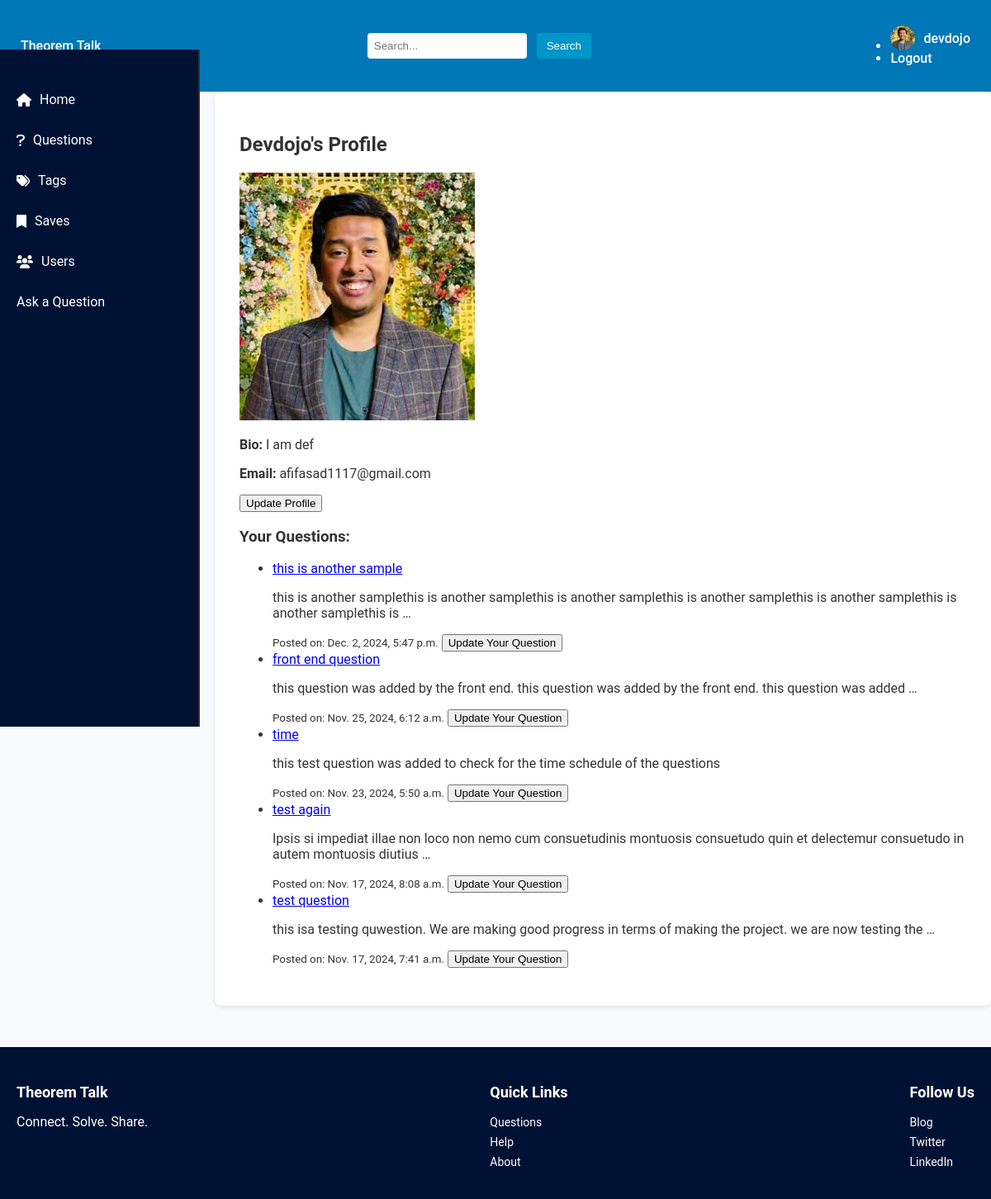
/profile/ (signed in), run on an earlier commit of the app's database.
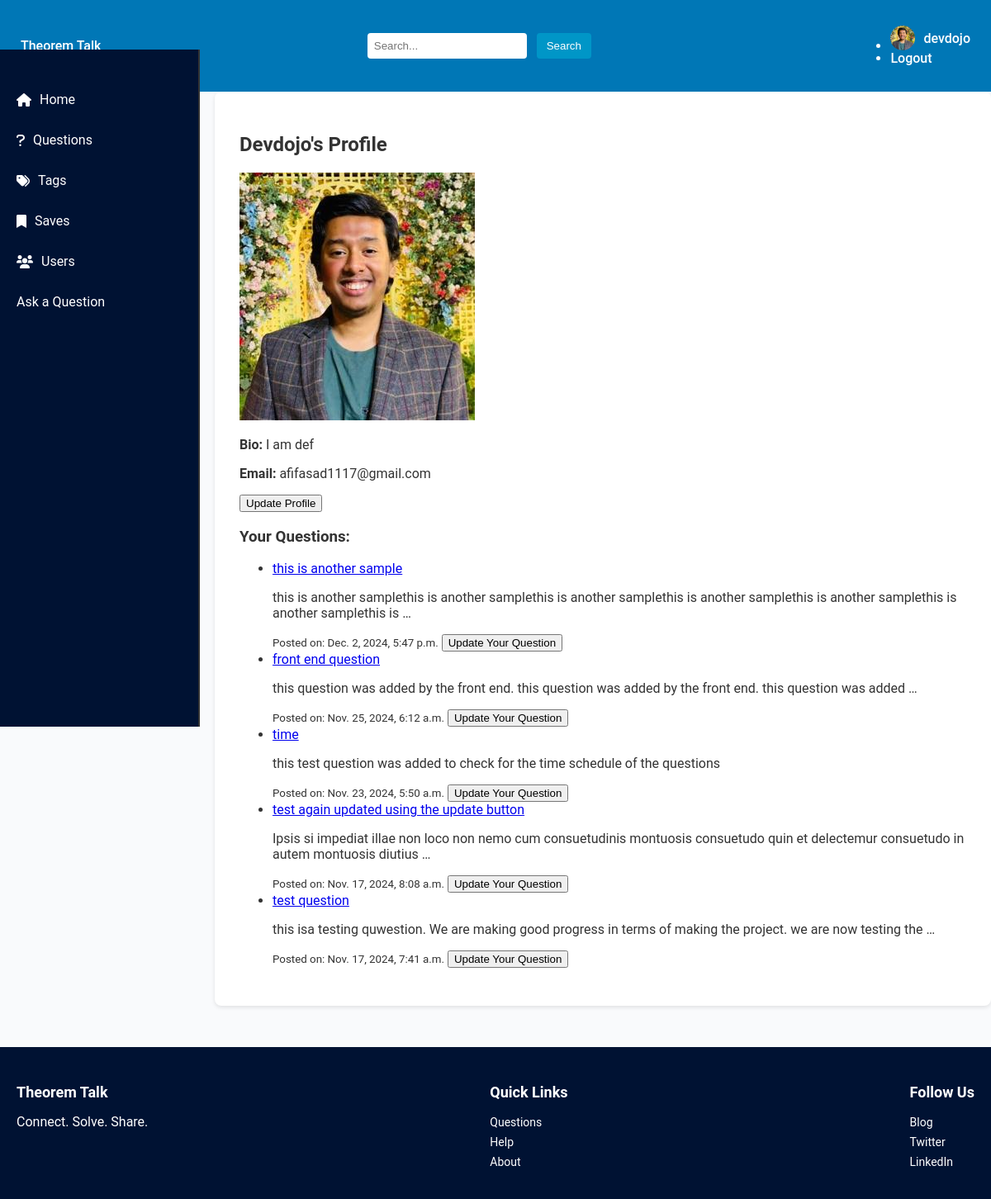
And on a later commit of the database.
### base/models.py (models this page shows, shortened)
class Question(models.Model):
  user = models.ForeignKey(User, on_delete=models.CASCADE)
  title = models.CharField(max_length=1000)
  content = models.TextField(null=True, blank=True)
  date_created = models.DateTimeField(default=timezone.now)
  class Meta:
    ordering = ['-date_created']

### user/views.py (the view)
# urls.py: path('profile/', user_views.profile, name = "profile"),
@login_required
def profile(request):
  user_questions = Question.objects.filter(user=request.user)  # Get all questions from the logged-in user
  return render(request, 'users/profile.html', {'questions': user_questions})

### user/templates/users/profile.html
{% extends "base.html" %}
{% block content %}
<div class="profile">
  <h2>{{ user.username|title }}'s Profile</h2>
  <img src="{{ user.profile.image.url }}" alt="{{ user.username }}'s Profile Picture">
  <p><strong>Bio:</strong> {{ user.profile.bio }}</p>
  <p><strong>Email:</strong> {{ user.email }}</p>
  <a href="{% url 'update_profile' %}">
    <button>Update Profile</button>
  </a>
  <h3>Your Questions:</h3>
  {% if questions %}
    <ul>
      {% for question in questions %}
        <li>
          <a href="{% url 'base:question_detail' question.id %}">{{ question.title }}</a>
          <p>{{ question.content|truncatewords:20 }}</p>
          <small>Posted on: {{ question.date_created }}</small>
          {% if question.user == user %}
            <a href="{% url 'base:question_update' question.id %}">
              <button>Update Your Question</button>
            </a>
          {% endif %}
      {% endfor %}
    </ul>
  {% else %}
    <p>You haven't posted any questions yet.</p>
  {% endif %}
</div>
{% endblock %}

What changed in the data, as far as the page shows it:
changed Question: title "test again" → "test again updated using the update button"
